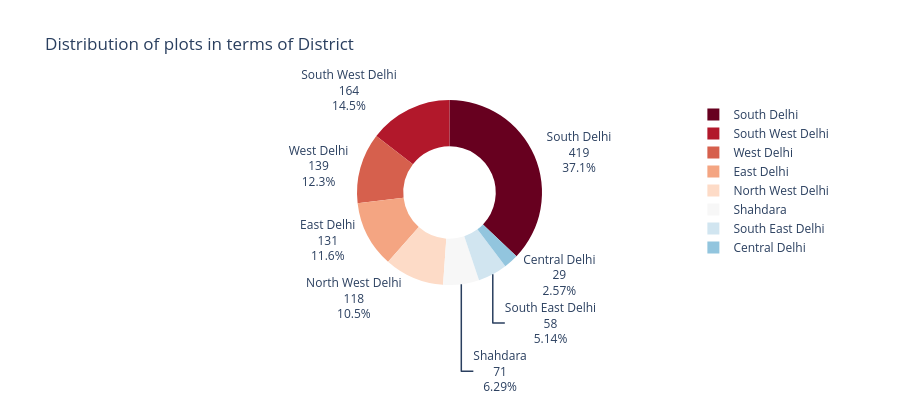

Here is the notebook cell this chart was saved with:
### Markdown cell above
(30556.0 *22050.0	)/510000000 **Logic**


1.3210976470588236

### Code cell
df.columns
import plotly
temp = df.District.value_counts().reset_index()

px.pie(temp,values='count',names='District',hole=0.5,color_discrete_sequence=plotly.colors.sequential.RdBu,height=400,title='Distribution of plots in terms of District').update_traces(textposition='outside',textinfo='percent+label+value')

### Figure 1 — Plotly figure (JSON) as saved in the notebook; plotly's stock layout.template omitted (floating-point values rounded to 4 significant figures)
{"data": [{"domain": {"x": [0, 1], "y": [0, 1]}, "hole": 0.5, "hovertemplate": "District=%{label}<br>count=%{value}<extra></extra>", "labels": ["South Delhi", "South West Delhi", "West Delhi", "East Delhi", "North West Delhi", "Shahdara", "South East Delhi", "Central Delhi"], "legendgroup": "", "name": "", "showlegend": true, "textinfo": "percent+label+value", "textposition": "outside", "type": "pie", "values": [419, 164, 139, 131, 118, 71, 58, 29]}], "layout": {"height": 400, "legend": {"tracegroupgap": 0}, "piecolorway": ["rgb(103,0,31)", "rgb(178,24,43)", "rgb(214,96,77)", "rgb(244,165,130)", "rgb(253,219,199)", "rgb(247,247,247)", "rgb(209,229,240)", "rgb(146,197,222)", "rgb(67,147,195)", "rgb(33,102,172)", "rgb(5,48,97)"], "title": {"text": "Distribution of plots in terms of District"}}}
